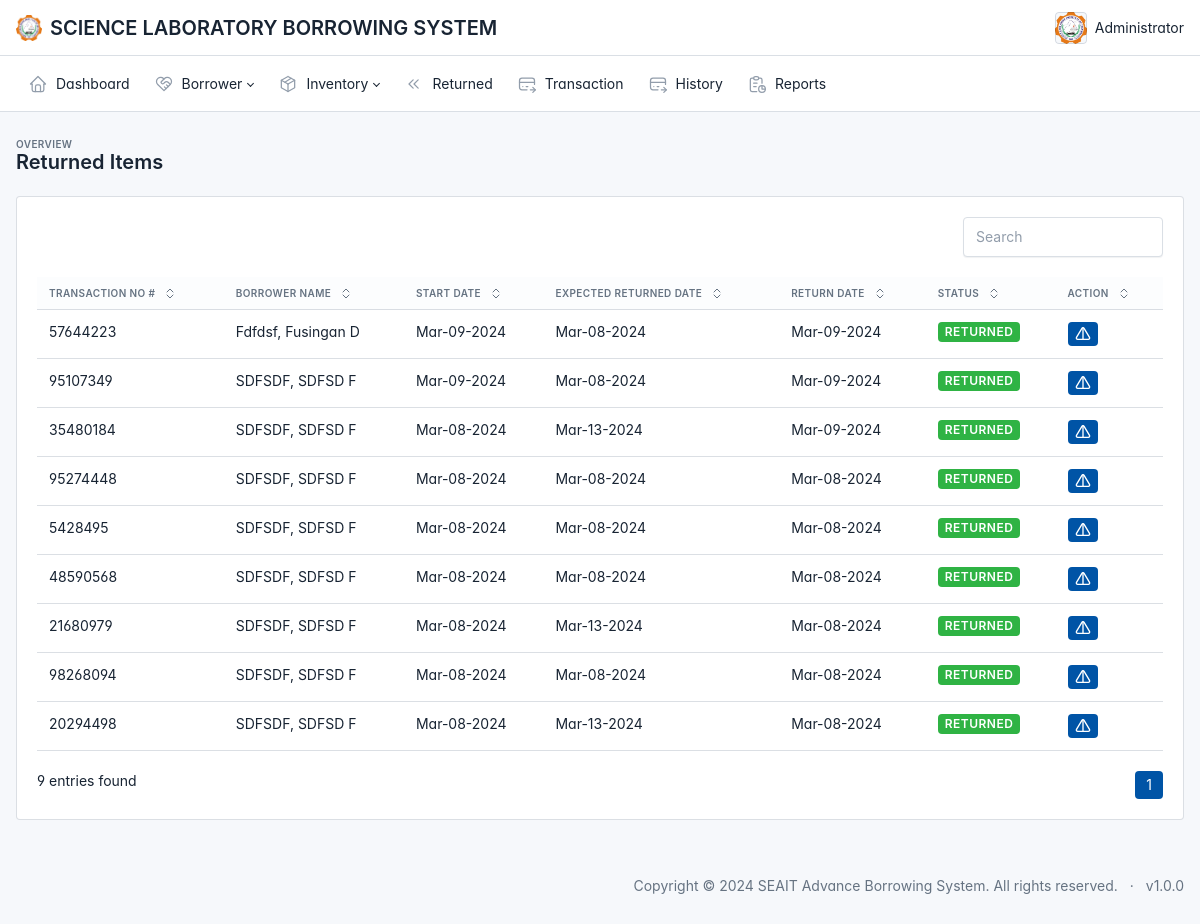
/admin/returned.php (signed in), run on the app's committed database.
### tables this page shows
CREATE TABLE IF NOT EXISTS `tbl_transaction_header` (
  `transaction_no` int NOT NULL,
  `borrower_id` varchar(100) NOT NULL,
  `start_date` date NOT NULL DEFAULT '0000-00-00',
  `expected_return_date` date NOT NULL DEFAULT '0000-00-00',
  `return_date` date NOT NULL DEFAULT '0000-00-00',
  `status` int DEFAULT '6',
  `date_created` datetime NOT NULL DEFAULT CURRENT_TIMESTAMP,
  PRIMARY KEY (`transaction_no`),
  KEY `fk_head_borrower_id` (`borrower_id`)
);

### admin/returned.php (the view, shortened to what this page needs)
<?php
include '../connection.php';
?>
<!doctype html>
<html lang="en">
<?php include '../components/head.php' ?>
<body class="layout-fluid">
  <div class="page">
    <?php include '../components/navbaradmin.php' ?>
    <?php include '../components/sidebar.php' ?>
    <div class="page-wrapper">
      <div class="page-header d-print-none">
        <div class="container-xl">
          <div class="row g-2 align-items-center">
            <div class="col">
              <div class="page-pretitle">
                Overview
              </div>
              <h2 class="page-title">
                Returned Items
              </h2>
            </div>
          </div>
        </div>
      </div>
      <div class="page-body">
        <div class="container-xl">
          <div class="card">
            <div class="card-body">
              <div id="listjs">
                <div class="d-flex align-items-center justify-content-between">
                  <div class="flex-shrink-0">
                    <input class="form-control listjs-search" id="search-input" placeholder="Search" style="max-width: 200px;" />
                  </div>
                </div>
                <br>
                <div id="table-default" class="table-responsive">
                  <table class="table" id="tables">
                    <thead>
                      <tr>
                        <th>
                          <button class="table-sort" data-sort="sort-id">
                            Transaction No #
                          </button>
                        </th>
                        <th>
                          <button class="table-sort" data-sort="sort-department">
                            Borrower Name
                          </button>
                        </th>
                        <th>
                          <button class="table-sort" data-sort="sort-status">
                            Start Date
                          </button>
                        </th>
                        <th>
                          <button class="table-sort" data-sort="sort-status">
                            Expected Returned Date
                          </button>
                        </th>
                        <th>
                          <button class="table-sort" data-sort="sort-status">
                            Return Date
                          </button>
                        </th>
                        <th>
                          <button class="table-sort" data-sort="sort-status">
                            Status
                          </button>
                        </th>
                        <th>
                          <button class="table-sort">
                            Action
                          </button>
                        </th>
                      </tr>
                    </thead>
                    <tbody class="table-tbody">
                      <?php
                      $sql = "SELECT
                      CONCAT(
                          b.first_name,
                          ', ',
                          b.last_name,
                          ' ',
                          LEFT(b.middle_name, 1)
                      ) AS borrower_name,
                      a.transaction_no,
                      a.start_date,
                      a.expected_return_date,
                      a.return_date,
                      a.status
                  FROM
                      tbl_transaction_header a
                  INNER JOIN tbl_borrower b ON
                      a.borrower_id = b.borrower_id
                  WHERE a.status = 0
                  ORDER BY
                      a.date_created
                  DESC";
                      $rs = $conn->query($sql);
                      foreach ($rs as $row) { ?>
                        <tr>
                          <td class="sort-id"><?php echo $row['transaction_no'] ?></td>
                          <td class="sort-department text-capitalize"><?php echo $row['borrower_name'] ?></td>
                          <td class="sort-department text-capitalize">
                            <?php
                            if ($row['start_date'] == '0000-00-00') {
                              echo '-';
                            } else {
                              echo date('M-d-Y', strtotime($row['start_date']));
                            }
                            ?>
                          </td>
                          <td class="sort-returndate text-capitalize">
                            <?php
                            if ($row['expected_return_date'] == '0000-00-00') {
                              echo '-';
                            } else {
                              echo date('M-d-Y', strtotime($row['expected_return_date']));
                            }
                            ?>
                          </td>
                          <td class="sort-returnedate text-capitalize">
                            <?php
                            if ($row['return_date'] == '0000-00-00') {
                              echo '-';
                            } else {
                              echo date('M-d-Y', strtotime($row['return_date']));
                            }
                            ?>
                          </td>
                          <td class="sort-status">
                            <span class="badge badge-sm bg-success text-uppercase ms-auto text-white">Returned</span>
                          </td>
                          <td>
                            <a href="#" class="badge bg-primary details text-decoration-none" title="View Details">
                            </a>
                          </td>
                        </tr>
                      <?php } ?>
                    </tbody>
                  </table>
                  <br>
                  <div class="btn-toolbar">
                    <p class="mb-0" id="listjs-showing-items-label">Showing 0 items</p>
                    <ul class="pagination ms-auto mb-0"></ul>
                  </div>
                </div>
              </div>
            </div>
          </div>
        </div>
      </div>
      <?php include '../components/footer.php' ?>
    </div>
  </div>
</body>
</html>

### components/head.php (style rules this page uses)
:root { --tblr-font-sans-serif: 'Inter Var', -apple-system, BlinkMacSystemFont, San Francisco, Segoe UI, Roboto, Helvetica Neue, sans-serif; }
body { font-feature-settings: "cv03", "cv04", "cv11"; }

### data on the page
tbl_transaction_header: transaction_no "57644223", borrower_name "Fdfdsf, Fusingan D", start_date "Mar-09-2024", expected_return_date "Mar-08-2024", return_date "Mar-09-2024"
tbl_transaction_header: transaction_no "95107349", borrower_name "SDFSDF, SDFSD F", start_date "Mar-09-2024", expected_return_date "Mar-08-2024", return_date "Mar-09-2024"
tbl_transaction_header: transaction_no "35480184", borrower_name "SDFSDF, SDFSD F", start_date "Mar-08-2024", expected_return_date "Mar-13-2024", return_date "Mar-09-2024"
tbl_transaction_header: transaction_no "95274448", borrower_name "SDFSDF, SDFSD F", start_date "Mar-08-2024", expected_return_date "Mar-08-2024", return_date "Mar-08-2024"
tbl_transaction_header: transaction_no "5428495", borrower_name "SDFSDF, SDFSD F", start_date "Mar-08-2024", expected_return_date "Mar-08-2024", return_date "Mar-08-2024"
tbl_transaction_header: transaction_no "48590568", borrower_name "SDFSDF, SDFSD F", start_date "Mar-08-2024", expected_return_date "Mar-08-2024", return_date "Mar-08-2024"
tbl_transaction_header: transaction_no "21680979", borrower_name "SDFSDF, SDFSD F", start_date "Mar-08-2024", expected_return_date "Mar-13-2024", return_date "Mar-08-2024"
tbl_transaction_header: transaction_no "98268094", borrower_name "SDFSDF, SDFSD F", start_date "Mar-08-2024", expected_return_date "Mar-08-2024", return_date "Mar-08-2024"
tbl_transaction_header: transaction_no "20294498", borrower_name "SDFSDF, SDFSD F", start_date "Mar-08-2024", expected_return_date "Mar-13-2024", return_date "Mar-08-2024"
